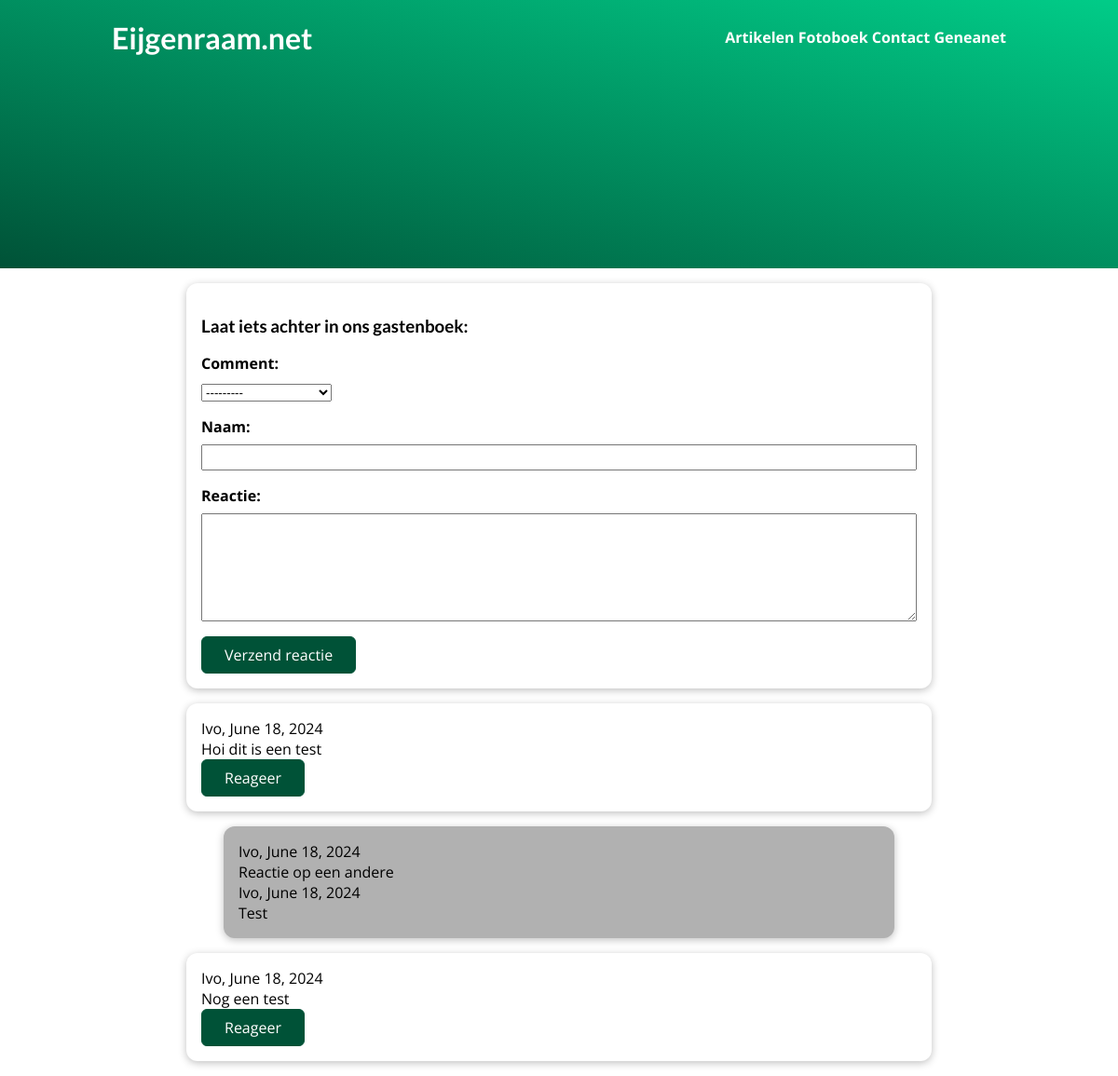
The app's page /guestbook with its own data.
### guestbook/models.py (models this page shows)
class Comment(m.Model):
    comment = m.ForeignKey('self', on_delete=m.CASCADE, blank=True, null=True, related_name='comments')
    username = m.CharField(max_length=64)
    date = m.DateField()
    text = m.TextField(max_length=1000)

### guestbook/views.py (the view, shortened to what this page needs)
# urls.py: path('guestbook', views.GuestbookView.as_view(), name='guestbook'),
class GuestbookView(View):
    def get(self, request):
        context = {
            'comment_form': CommentForm(),
            'all_comments': get_comments(),
            'all_responses': get_responses()
        }
        return render(request, 'guestbook/guestbook.html', context)

### guestbook/forms.py
class CommentForm(forms.ModelForm):
    class Meta:
        model = Comment
        exclude = ['post', 'date']
        labels = {
            'username': 'Naam',
            'text': 'Reactie'
        }
        error_messages = {
            'username': {
                'required': 'Je naam moet ingevuld worden, voor het verzenden van de reactie.',
                'max_length': 'De lengte van de naam is te groot.'
            },
            'text': {
                'required': 'Je bent de tekst vergeten.',
                'max_length': 'De lengte van de reactie is te groot.'
            }
        }
        widgets = {
            'text': forms.Textarea(attrs={
                'rows': 5,
                'cols': 40
            })
        }

### guestbook/templatetags/commenttags.py (called while the page is built)
@register.filter
def in_comment(all_responses, comment):
    return all_responses.filter(comment=comment)

@register.filter
def has_response(comment, all_responses):
    return bool(all_responses.filter(comment=comment))

### guestbook/views.py (called while the page is built)
def get_comments():
    all_comments = Comment.objects.filter(comment__isnull=True).order_by('date')
    return all_comments

def get_responses():
    all_responses = Comment.objects.filter(comment__isnull=False).order_by('date')
    return all_responses

### guestbook/templates/guestbook/guestbook.html (shortened to what this page needs)
{% extends "base.html" %}
{% load static %}
{% load commenttags %}
{% block css_files %}
    <link rel='stylesheet' href="{% static 'guestbook/index.css' %}">
{% endblock %}
{% block content %}
    <section id='welcome'>
    </section>
    <section id='comment-form'>
        <h3>Laat iets achter in ons gastenboek:</h3>
        {% include 'guestbook/includes/comment-form.html' %}
    </section>
    {% for comment in all_comments %}
        <section id='comment-form'>
            <div class='comment'>
                <div>{{ comment.username }}, {{ comment.date }}</div>
                <div>{{ comment.text }}</div>
                    <button onClick='displayForm()'>Reageer</button>
            </div>
        </section>
        {% if comment|has_response:all_responses %}
            <section id='response'>
                {% for response in all_responses|in_comment:comment %}
                    <div>
                        <div>{{ response.username }}, {{ response.date }}</div>
                        <div>{{ response.text }}</div>
                    </div>
                {% endfor %}
            </section>
        {% endif %}
    {% endfor %}
{% endblock %}

### static/app.css (style rules this page uses)
* { box-sizing: border-box; }
html { font-family: 'Open Sans', 'Lato', sans-serif; }
body { margin: 0; }
h1, h2, h3 { font-family: 'Lato', sans-serif; font-weight: bold; }

### guestbook/static/guestbook/index.css (style rules this page uses)
#welcome { background: linear-gradient(to right top, #005237, #01cc88); padding: 6rem 12%; }
#comment-form { margin: 1rem auto; width: 90%; max-width: 50rem; border-radius: 12px; background-color: white; box-shadow: 0 2px 8px rgba(0, 0, 0, 0.25); padding: 1rem; }
#comment-form button { font: inherit; background-color: #005237; color: white; border: 1px solid #005237; padding: 0.5rem 1.5rem; border-radius: 6px; }
.form-control label { font-weight: bold; margin-bottom: 0.5rem; display: block; }
.form-control input, .form-control textarea { display: block; width: 100%; font: inherit; }
#response { margin: 0.5rem auto; width: 80%; max-width: 45rem; border-radius: 12px; background-color: rgb(177, 177, 177); box-shadow: 0 2px 8px rgba(0, 0, 0, 0.25); padding: 1rem; }

### records on screen
Comment: username "Ivo", date "June 18, 2024", text "Hoi dit is een test"
Comment: username "Ivo", date "June 18, 2024", text "Reactie op een andere"
Comment: username "Ivo", date "June 18, 2024", text "Test"
Comment: username "Ivo", date "June 18, 2024", text "Nog een test"
